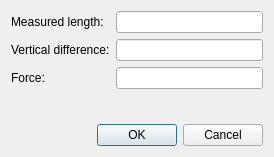
<?xml version="1.0" encoding="UTF-8"?>
<ui version="4.0">
 <class>SpringParamsDlg</class>
 <widget class="QDialog" name="SpringParamsDlg">
  <property name="geometry">
   <rect>
    <x>0</x>
    <y>0</y>
    <width>274</width>
    <height>157</height>
   </rect>
  </property>
  <property name="windowTitle">
   <string>Spring params:</string>
  </property>
  <layout class="QVBoxLayout" name="verticalLayout">
   <item>
    <layout class="QFormLayout" name="formLayout">
     <item row="0" column="0">
      <widget class="QLabel" name="lblLength">
       <property name="text">
        <string>Measured length:</string>
       </property>
      </widget>
     </item>
     <item row="2" column="0">
      <widget class="QLabel" name="lblForce">
       <property name="text">
        <string>Force:</string>
       </property>
      </widget>
     </item>
     <item row="2" column="1">
      <widget class="QLineEdit" name="eForce"/>
     </item>
     <item row="3" column="0">
      <spacer name="verticalSpacer">
       <property name="orientation">
        <enum>Qt::Orientation::Vertical</enum>
       </property>
       <property name="sizeHint" stdset="0">
        <size>
         <width>20</width>
         <height>40</height>
        </size>
       </property>
      </spacer>
     </item>
     <item row="0" column="1">
      <widget class="QLineEdit" name="eLength">
       <property name="sizePolicy">
        <sizepolicy hsizetype="Expanding" vsizetype="Fixed">
         <horstretch>0</horstretch>
         <verstretch>0</verstretch>
        </sizepolicy>
       </property>
      </widget>
     </item>
     <item row="1" column="0">
      <widget class="QLabel" name="lblVerticalDifference">
       <property name="text">
        <string>Vertical difference:</string>
       </property>
      </widget>
     </item>
     <item row="1" column="1">
      <widget class="QLineEdit" name="eVerticalDifference"/>
     </item>
    </layout>
   </item>
   <item>
    <widget class="QDialogButtonBox" name="buttonBox">
     <property name="orientation">
      <enum>Qt::Orientation::Horizontal</enum>
     </property>
     <property name="standardButtons">
      <set>QDialogButtonBox::StandardButton::Cancel|QDialogButtonBox::StandardButton::Ok</set>
     </property>
    </widget>
   </item>
  </layout>
 </widget>
 <tabstops>
  <tabstop>eLength</tabstop>
  <tabstop>eVerticalDifference</tabstop>
  <tabstop>eForce</tabstop>
 </tabstops>
 <resources/>
 <connections>
  <connection>
   <sender>buttonBox</sender>
   <signal>accepted()</signal>
   <receiver>SpringParamsDlg</receiver>
   <slot>accept()</slot>
   <hints>
    <hint type="sourcelabel">
     <x>247</x>
     <y>121</y>
    </hint>
    <hint type="destinationlabel">
     <x>157</x>
     <y>274</y>
    </hint>
   </hints>
  </connection>
  <connection>
   <sender>buttonBox</sender>
   <signal>rejected()</signal>
   <receiver>SpringParamsDlg</receiver>
   <slot>reject()</slot>
   <hints>
    <hint type="sourcelabel">
     <x>247</x>
     <y>121</y>
    </hint>
    <hint type="destinationlabel">
     <x>286</x>
     <y>274</y>
    </hint>
   </hints>
  </connection>
 </connections>
</ui>
